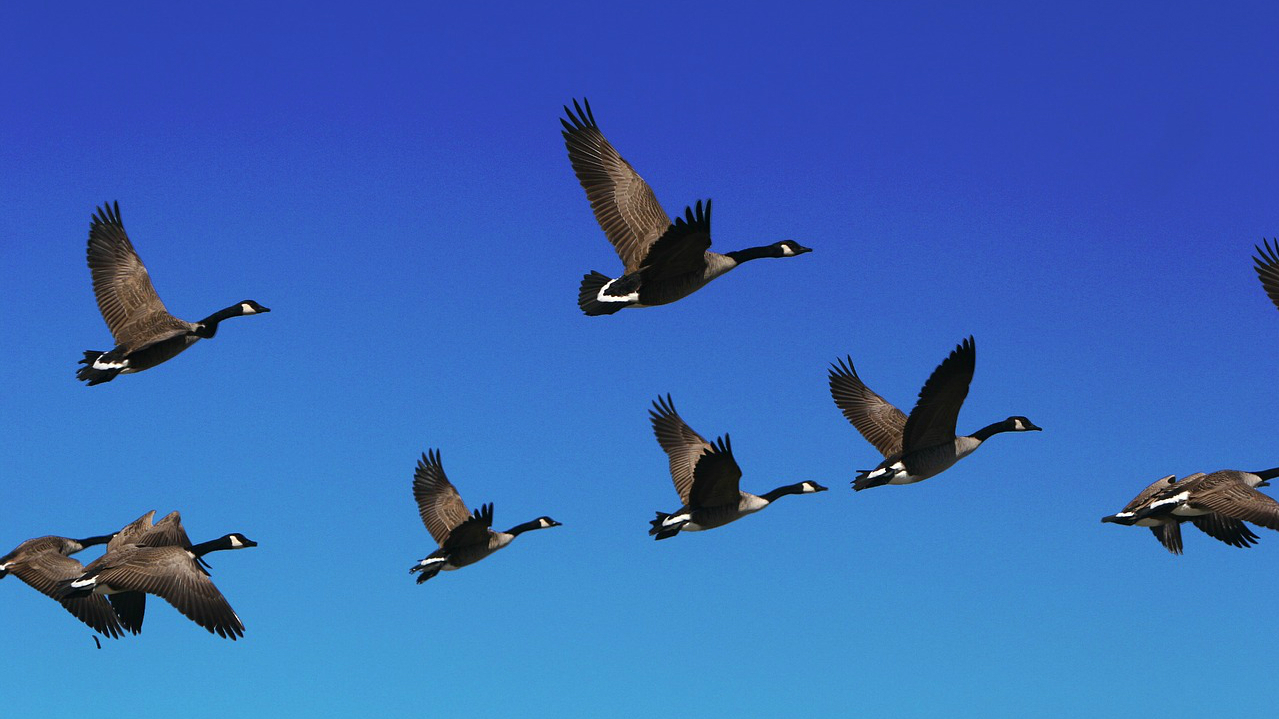
%> input picture 06/ptaki.jpg, 1279 x 719 px
$ octave lab6.m   (GNU Octave 9; MATLAB toolbox functions it lacks are replaced by stand-ins)
%> lines starting %> are read from the running program, lines starting %| are printed output that depends on the picture; in (x1, y1, x2, y2) boxes, pixels count from 0 and x2, y2 are one past the last pixel; in counts of white or black regions, pixels touching at a corner belong together; the program's own positions count from 1
clear; clc; close all

% Wczytanie obrazu 'ptaki.jpg' i przygotowanie do przetwarzania
im = imread('ptaki.jpg');
%> im is the input picture: size 719x1279x3 uint8; mean R, G, B 56.9, 104.3, 184.4
h = 4; w = 2;

% Przekształcenie kanałów obrazu na obraz binarny (białe kaczki, czarne tło)
r = imbinarize(im(:,:,1));  % Binarizacja kanału czerwonego
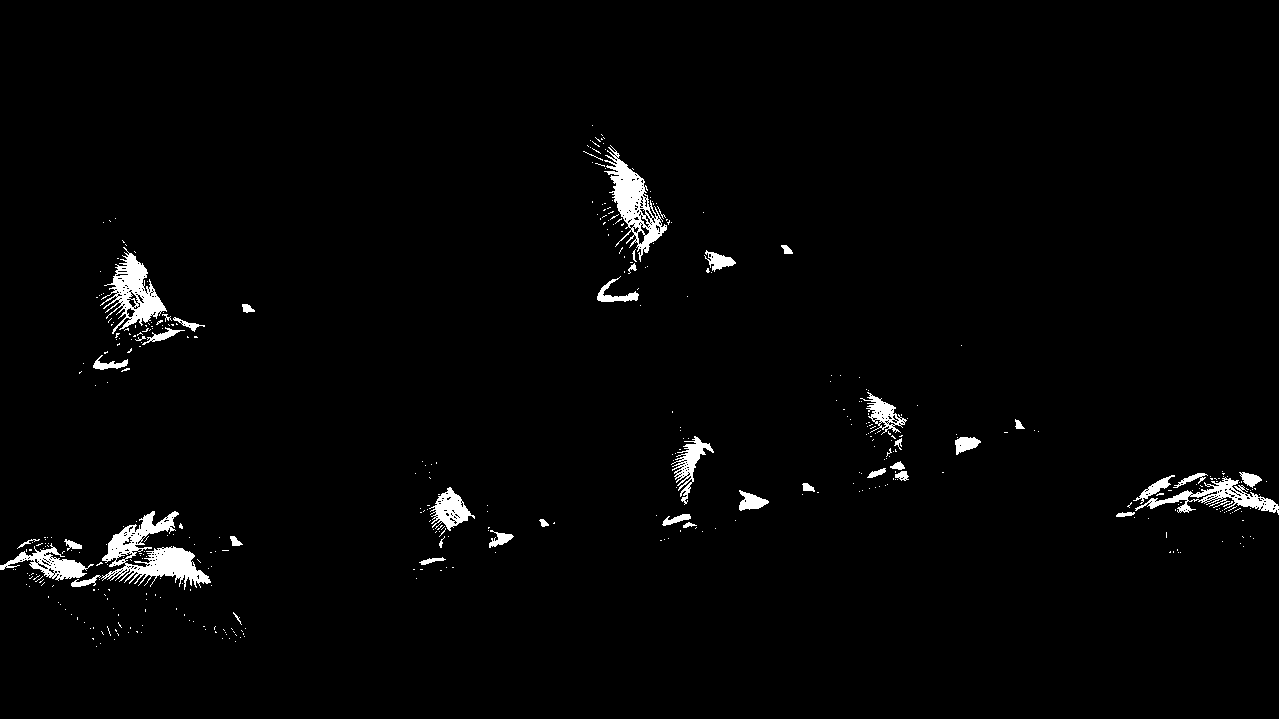
%> r: size 719x1279 logical; 2% white; 439 white regions (395 under 20 px), largest, box (x1, y1, x2, y2) and area: (101, 511, 211, 590) 3299, (604, 145, 667, 262) 2366, (100, 247, 167, 334) 2126
b = imbinarize(im(:,:,3));  % Binarizacja kanału niebieskiego
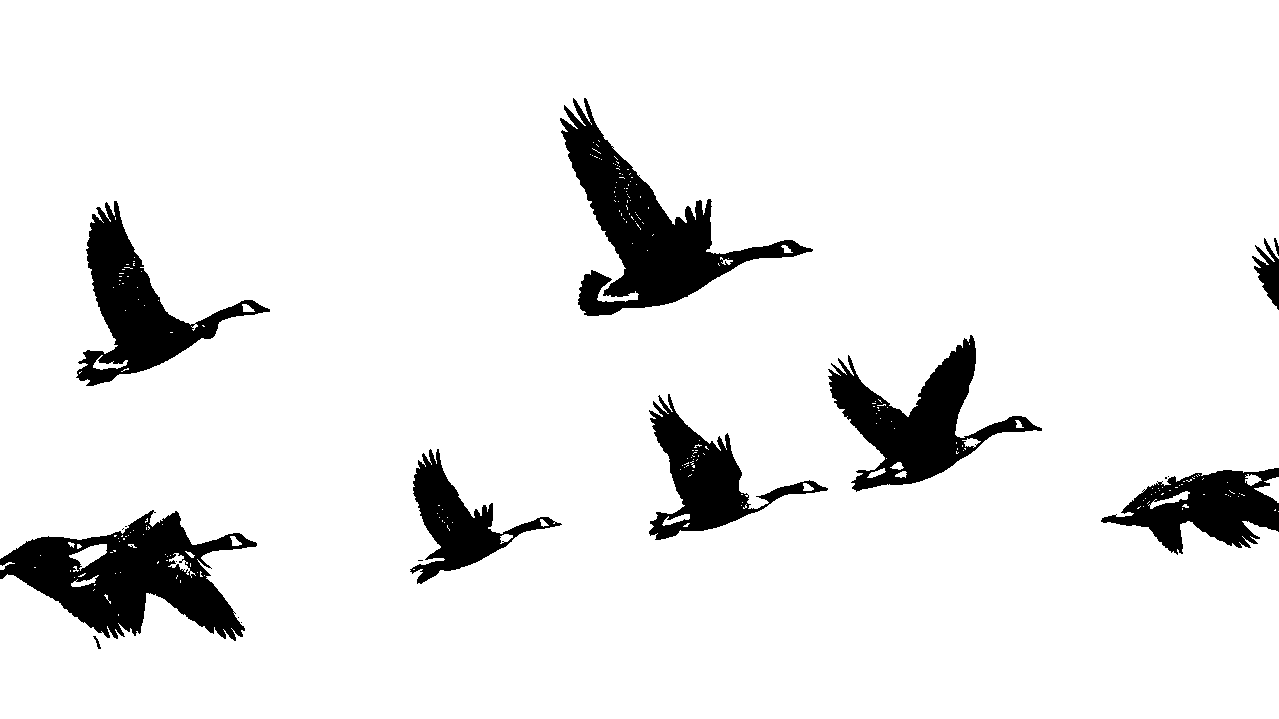
%> b: size 719x1279 logical; 91.5% white; 18 black regions (8 under 20 px), largest, box (x1, y1, x2, y2) and area: (560, 98, 813, 316) 16447, (0, 510, 257, 641) 16225, (828, 335, 1042, 492) 11628
bim = r | ~b;  % Połączenie obu kanałów (białe kaczki, czarne tło)
%> bim: size 719x1279 logical; 9% white; 14 white regions (4 under 20 px), largest, box (x1, y1, x2, y2) and area: (0, 510, 257, 642) 17155, (560, 98, 813, 316) 17017, (828, 335, 1042, 492) 12078

% Wyświetlenie początkowego obrazu binarnego
subplot(h, w, 1);
imshow(bim);
% Zapisanie obrazu binarnego
imwrite(bim, 'binarized_image.png');

% Otwarcie i zamknięcie obrazu binarnego w celu usunięcia szumów
bim = imopen(bim, ones(5));  % Otwarcie (usuwanie małych obiektów)
%> bim: size 719x1279 logical; 8.7% white; 9 white regions (1 under 20 px), largest, box (x1, y1, x2, y2) and area: (0, 512, 256, 637) 16862, (563, 120, 806, 316) 16539, (830, 341, 1035, 490) 11737
bim = imclose(bim, ones(5)); % Zamknięcie (wypełnianie małych dziur)
%> bim: size 719x1279 logical; 8.7% white; 9 white regions (1 under 20 px)

% Wyświetlenie obrazu po operacjach morfologicznych
subplot(h, w, 2);
imshow(bim);
% Zapisanie obrazu po operacjach morfologicznych
imwrite(bim, 'morphological_operations.png');

% Etykietowanie obiektów na obrazie binarnym
l = bwlabel(bim);  % Etykietowanie obiektów
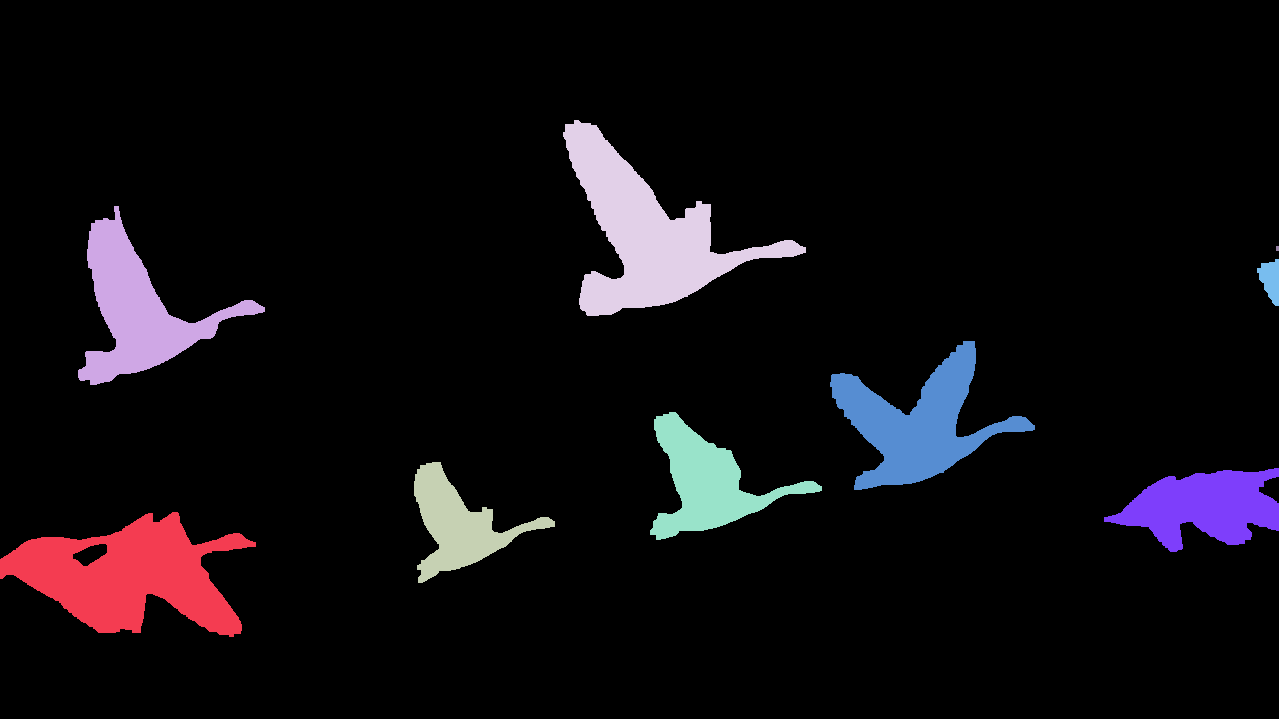
%> l: size 719x1279 double; 10 distinct labels, from 0 to 9; one colour per label, 0 black
n = max(l(:));     % Liczba obiektów
%> n = 9

% Analiza właściwości obiektu o etykiecie 4
a = regionprops(l == 4, 'all');  % Pobranie wszystkich właściwości obiektu o etykiecie 4
%> a = 1 region; box (x1, y1, x2, y2), Area, Centroid, MajorAxisLength, MinorAxisLength and Eccentricity: (563, 120, 806, 316) 16677 [647.4 234.4] 228.8 151.9 0.748

% Wyświetlenie obrazu obiektu o etykiecie 4
subplot(h, w, 3);
imshow(a.Image);
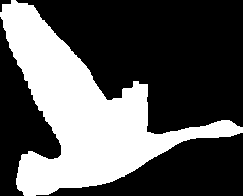
%> displayed picture: size 196x243 logical; 35% white; 1 white region, box (x1, y1, x2, y2) and area: (0, 0, 243, 196) 16677
% Zapisanie obrazu obiektu o etykiecie 4
imwrite(a.Image, 'object_label_4.png');

% Wyświetlenie etykietowanego obrazu obiektu o etykiecie 4
subplot(h, w, 4);
imshow(l == 4);
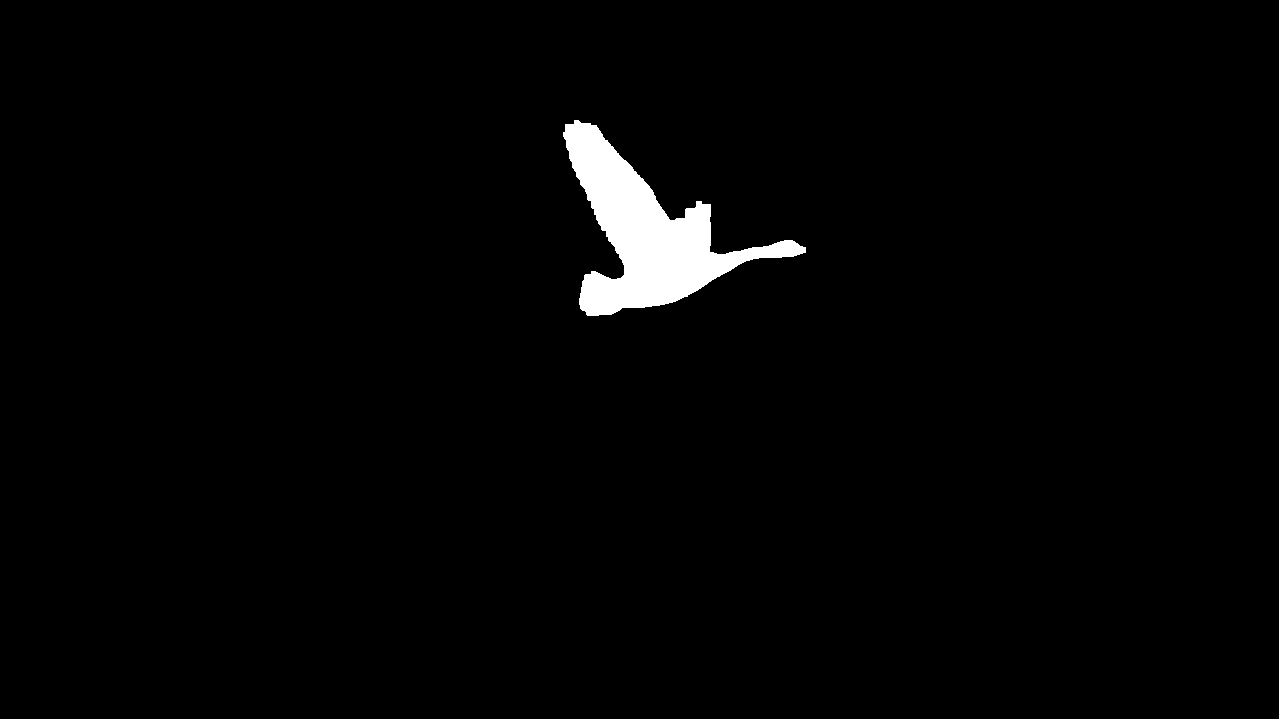
%> displayed picture: size 719x1279 logical; 1.8% white; 1 white region, box (x1, y1, x2, y2) and area: (563, 120, 806, 316) 16677
% Zapisanie etykietowanego obrazu obiektu o etykiecie 4
imwrite(l == 4, 'labeled_object_4.png');

% Rozważania dotyczące analizy strukturalnej:
% - Możemy wypełnić dziurę lub pozostawić ją niezmienioną, zależnie od tego, jak traktujemy parowane struktury.
% - "Perimeter" - możemy utworzyć ramkę wokół obiektu i policzyć jego piksele, aby uzyskać obwód.
% Więcej szczegółów na temat właściwości dostępnych w regionprops:
% https://www.mathworks.com/help/images/ref/regionprops.html

% Przykładowe właściwości zwracane przez regionprops:
% - area: liczba pikseli w obiekcie
% - centroid: punkt centralny obiektu
% - boundingbox: najmniejszy prostokąt, w którym mieści się obiekt
% - major, minor axis: długości osi o największej i najmniejszej rozpiętości
% - eccentricity: rozkład masy obiektu względem środka
% - convexhull: wypukła powłoka obiektu, zbliżona do obwodu
% - euler: liczba obiektów w analizowanym regionie
% - perimeter: obwód obiektu
% - porównanie kształtu do koła - używane do analizy podobieństwa kształtu
% - circularity: miara podobieństwa obiektu do koła (współczynnik okrągłości)
% - inne właściwości, takie jak Malinowska, BralirBliss, Danielsson, Harolita, mogą służyć do zaawansowanej analizy kształtu i struktury obiektów.

% Zastosowanie funkcji do analizy kształtu i obliczania współczynników podobieństwa:
% Funkcje takie jak AO5RBlairBliss, AO5RDanielsson, AO5RFeret, AO5RHaralick, AO5RMalinowska obliczają różne współczynniki kształtu.
